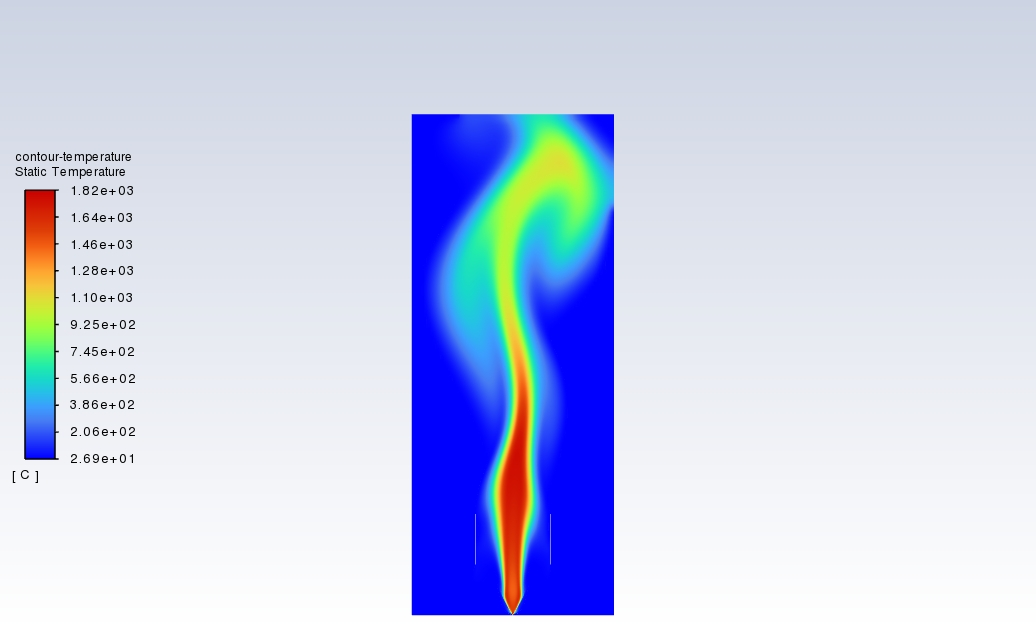
#> input picture temperature/animation-temperature_0002.jpeg, 1036 x 629 px; its folder holds only this picture in this run
$ python main.py
#> lines starting #> are read from the running program, lines starting #| are printed output that depends on the picture; after the words box and inside, x2 and y2 are one past the last pixel; in counts of white or black regions, pixels touching at a corner belong together
### fire_area.py
import cv2
import numpy as np

def fire(src,model=0):
    '''
    提取火焰相对大小
    src: 单张图片文件名
    return: 火焰部分相对大小
    '''
#> called with model = 1

    # 读入图片
    image = cv2.imread(src)
#> image is the input picture: shape (629, 1036, 3); mean B, G, R 233.6, 206.4, 197.9
    cv2.imshow("raw", image)
    cv2.waitKey(0)

    # 切片
    cropped_image = image[115:615, 412:613] # Slicing to crop the image
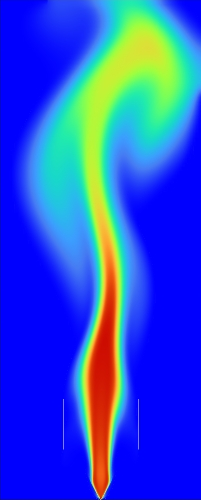
#> cropped_image: shape (500, 201, 3); mean B, G, R 213.6, 79.1, 43.3

    # 转HSV
    img_hsv=cv2.cvtColor(cropped_image, cv2.COLOR_BGR2HSV)
#> img_hsv: shape (500, 201, 3); mean H, S, V 100.6, 230.2, 246.6

    # 在HSV空间设置mask
    lower_red = np.array([0,20,20])
    upper_red = np.array([90,255,255])
    mask0 = cv2.inRange(img_hsv, lower_red, upper_red)
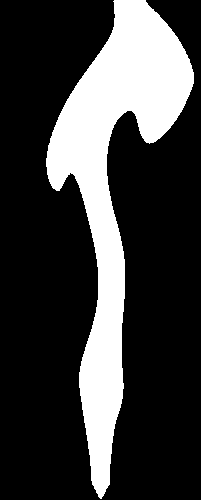
#> mask0: shape (500, 201); 24% white; 1 white region, box (x1, y1, x2, y2) and area: (46, 0, 194, 499) 24090

    # 对cropped_image套上mask的修改
    new_img = cropped_image.copy()
    new_img[np.where(mask0!=0)] = [0, 250, 250] # 设置新颜色
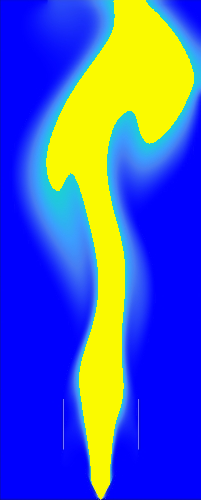
#> new_img: shape (500, 201, 3); mean B, G, R 190.1, 90.1, 71.9
    cv2.imshow("new image", new_img)
    cv2.waitKey(0)

    # 图像二值化
    new_gray_img = cv2.cvtColor(new_img, cv2.COLOR_RGB2GRAY)
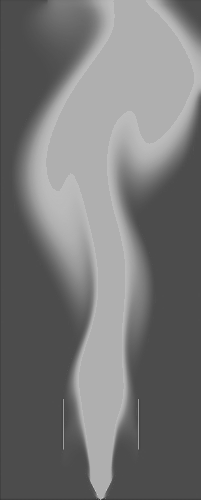
#> new_gray_img: shape (500, 201); min 47, max 204, mean 117.9
    _ , output_img = cv2.threshold(new_gray_img, 170, 255, 0) # 调参(img, thresh, maxval, type)
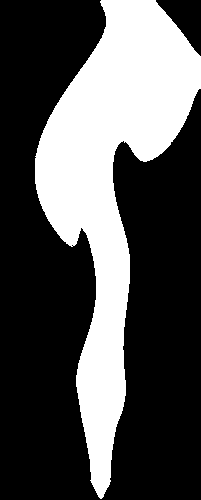
#> output_img: shape (500, 201); 32.2% white; 1 white region, box (x1, y1, x2, y2) and area: (35, 0, 201, 499) 32392
    cv2.imshow("binaryzation", output_img)
    cv2.waitKey(0)

    #计算面积
    fire_area = np.sum(output_img > 125)  # 计算白点个数
#> fire_area = 32392

    if model == 0:
        # 输出 面积/画布
        size = np.size(output_img)
        proportion = fire_area/size
    elif model == 1:
        # 输出 周长/面积
        imgCanny = cv2.Canny(output_img,150,200)
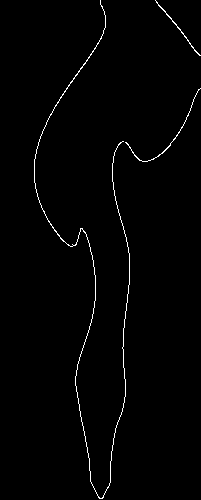
#> imgCanny: shape (500, 201); 1.2% white in thin lines or dots, all inside (x1, y1, x2, y2) = (34, 0, 201, 499)
        cv2.imshow("edge", imgCanny)
        cv2.waitKey(0)
        fire_perimeter = np.sum(imgCanny>125) # 计算白点个数
#> fire_perimeter = 1177
        proportion = fire_perimeter / fire_area
#> proportion = 0.0363

    # # 图片显示
    # cv2.imshow("output_img", output_img)
    # cv2.waitKey(0)

    return proportion


#cv2.imwrite('two_result.jpg', image)  # 保存当前灰度值处理过后的文件

# 图像的二值化，就是将图像上的像素点的灰度值设置为0或255，也就是将整个图像呈现出明显的只有黑和白的视觉效果。
# 一幅图像包括目标物体、背景还有噪声，要想从多值的数字图像中直接提取出目标物体，常用的方法就是设定一个阈值T，用T将图像的数据分成两部分：大于T的像素群和小于T的像素群。这是研究灰度变换的最特殊的方法，称为图像的二值化（Binarization）。

# Python-OpenCV中提供了阈值（threshold）函数：
# cv2.threshold（）
# 函数：
# 1. src 指原图像，原图像应该是灰度图。
# 2. x 指用来对像素值进行分类的阈值。
# 3. y 指当像素值高于（有时是小于）阈值时应该被赋予的新的像素值
# 4. Methods 指不同的阈值方法，

### write.py
import os
from fire_area import fire

def data_to_text(src, dst, model=0):
    '''
    src数据读入，提取，写入dst
    src: 存放图片的文件夹
    dst: 数据存放的路径
    return: None
    '''
    txt = []
    filenames = os.listdir(src)
    filenames.sort(key= lambda x:(int((x.split('_')[1]).split('.')[0]))) # train_2045.png
    #filenames.sort(key=lambda x: int(x.split('.')[0]))  # 2045.png
    # print(filenames)
    for item in filenames:
        if item.endswith('.jpeg'):
            area = fire(('temperature/'+ item),model) # 不加'temperature/'读不到temperature文件夹中的图片，只会在本目录读字符
#> area = 0.0363
            txt.append(area)

    with open(dst, 'w') as fo:
        for item in txt:
            fo.write(str(item) + '\n')
#> this loop made 1 pass
#> item on pass 1: 0.0363

### analyse.py
import matplotlib.pyplot as plt
import numpy as np


def Mor_plot(src,dst):
    '''
    Morphological analysis
    src: 数据存放路径
    dst: 分析结果保存路径
    return: None
    '''
#> called with src = 'data.txt', dst = 'Morphological analysis2.png'
    data = []
    with open(src, 'r') as file:  # 打开文件
        file_data = file.readlines()  # 读取所有行
        for row in file_data:
            string = row.rstrip()  # 切掉readlines()带来的换行
            # tmp_list[-1] = tmp_list[-1].replace('\n',',') #去掉换行符
            data.append(float(string))  # 将每行数据插入data中

    scale = len(data)
    x = np.arange(scale)
    plt.plot(x,data)
    plt.xlabel('time')
    # plt.ylabel('fire area size')
    plt.title('Morphological analysis with time')
    plt.legend(['fire area size'])
    plt.savefig(dst) # 先保存，不然show()完之后就没图了
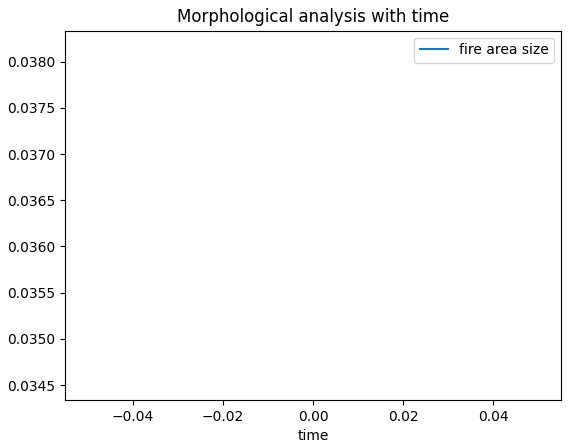
#> figure drawn by matplotlib, 1 panel
    plt.show()

### main.py
from write import data_to_text
from analyse import Mor_plot

txt = 'data.txt' # 数据存放路径
source = 'temperature' # 图片文件夹
image = 'Morphological analysis2.png' # 分析结果图像保存路径
model = 1 # 0 面积/画布   1 周长/面积

data_to_text(source, txt, model) # 读取文件，提取数据，数据处理，数据写入
Mor_plot(txt,image) # 数据分析，保存结果
